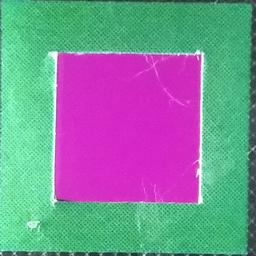
#> input picture Result_Xiaomi/xiaomi_cover/NO2/3YuIp_ngochanpham274@gmail.com_2024-11-20 15_36_39_NO2_2,5ppm_001_xiaomi test__.jpg, 256 x 256 px; its folder holds 4 pictures in this run
$ jupyter execute --allow-errors Optic_cover_NO2_xiaomi.ipynb
#> lines starting #> are read from the running program, lines starting #| are printed output that depends on the picture
[cell 1]
import cv2
import os
import joblib
import numpy as np
import pandas as pd
import matplotlib.pyplot as plt
from skimage.feature import local_binary_pattern, hog
from sklearn.metrics import mean_squared_error, r2_score
from sklearn.pipeline import Pipeline
from sklearn.model_selection import GridSearchCV, train_test_split
from sklearn.preprocessing import StandardScaler
from sklearn.linear_model import LinearRegression
from sklearn.ensemble import RandomForestRegressor
from sklearn.svm import SVR

[cell 2]
df = pd.read_csv("./Metadata_NO2_xiaomi.csv")
#> (reads Result_Xiaomi/Metadata_NO2_xiaomi.csv from the repository)
df.head()

[cell 3]
# Set the image_id as the index in data_pd
df.set_index('ID_img', inplace=True)

[cell 4]
# Đường dẫn tới thư mục chứa dữ liệu
data_dir = './xiaomi_cover/NO2/'
image_size = (256, 256)  # Kích thước ảnh (tuỳ chọn)

# Đọc tất cả hình ảnh trong thư mục
def load_images(data_dir, image_size):
#> called with data_dir = './xiaomi_cover/NO2/', image_size = (256, 256)
    images = []
    labels = []
    for img_name in os.listdir(data_dir):
        img_path = os.path.join(data_dir, img_name)
        if os.path.isfile(img_path):  # Kiểm tra chắc chắn đây là tệp
            try:
                image = cv2.imread(img_path)
#> image is the input picture: shape (256, 256, 3); mean B, G, R 153.8, 139, 125.6
                if image is None:  # Kiểm tra xem tệp có phải là ảnh hợp lệ không
                    print(f"File {img_path} không phải là ảnh hợp lệ.")
                    continue

                image = cv2.resize(image, image_size)

                # Lấy nhãn từ DataFrame df_NH3
                label = df.loc[img_name, 'ppm']

                images.append(image)
                labels.append(label)
            except Exception as e:
                print(f"Lỗi khi đọc ảnh {img_path}: {e}")

    return np.array(images), np.array(labels)

# Load dataset
images, labels = load_images(data_dir, image_size)

# Chia dữ liệu thành tập huấn luyện và kiểm thử
X_train, X_test, y_train, y_test = train_test_split(images, labels, test_size=0.4, random_state=42)

[cell 5]
# Chuyển đổi không gian màu RGB, HSV, L*a*b*
def extract_color_features(image):
    rgb_mean = np.mean(image, axis=(0,1))  # Tính trung bình theo kênh màu RGB
#> rgb_mean = [153.8, 139, 125.6]
    hsv_image = cv2.cvtColor(image, cv2.COLOR_BGR2HSV)
#> hsv_image: shape (256, 256, 3); mean H, S, V 101.6, 158.2, 192.8
    hsv_mean = np.mean(hsv_image, axis=(0,1))  # Trung bình trong không gian HSV
#> hsv_mean = [101.6, 158.2, 192.8]
    lab_image = cv2.cvtColor(image, cv2.COLOR_BGR2LAB)
#> lab_image: shape (256, 256, 3); mean of channels 0, 1, 2 159.5, 125.6, 126
    lab_mean = np.mean(lab_image, axis=(0,1))  # Trung bình trong không gian L*a*b*
#> lab_mean = [159.5, 125.6, 126]

    return np.concatenate([rgb_mean, hsv_mean, lab_mean])

# Áp dụng trích xuất đặc trưng màu cho tất cả ảnh
X_train_features = np.array([extract_color_features(img) for img in X_train])
#> in extract_color_features (call 2), `hsv_image = cv2.cvtColor(image, cv2.COLOR_BGR2HSV)`: hsv_image: shape (256, 256, 3); mean H, S, V 101.5, 159.5, 190.7
#> in extract_color_features (call 2), `lab_image = cv2.cvtColor(image, cv2.COLOR_BGR2LAB)`: lab_image: shape (256, 256, 3); mean of channels 0, 1, 2 158, 125.1, 125.9
X_test_features = np.array([extract_color_features(img) for img in X_test])
#> in extract_color_features (call 3), `hsv_image = cv2.cvtColor(image, cv2.COLOR_BGR2HSV)`: hsv_image: shape (256, 256, 3); mean H, S, V 66.1, 87.7, 185.7
#> in extract_color_features (call 3), `lab_image = cv2.cvtColor(image, cv2.COLOR_BGR2LAB)`: lab_image: shape (256, 256, 3); mean of channels 0, 1, 2 180.5, 103.8, 138.9
#> in extract_color_features (call 4), `rgb_mean = np.mean(image, axis=(0,1))`: rgb_mean = [160.8, 159.5, 127.1]
#> in extract_color_features (call 4), `rgb_mean = np.mean(image, axis=(0,1))`:
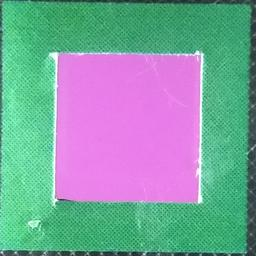
#> image: shape (256, 256, 3); mean B, G, R 160.8, 159.5, 127.1
#> in extract_color_features (call 4), `hsv_image = cv2.cvtColor(image, cv2.COLOR_BGR2HSV)`: hsv_image: shape (256, 256, 3); mean H, S, V 100.5, 132.3, 192.6
#> in extract_color_features (call 4), `hsv_mean = np.mean(hsv_image, axis=(0,1))`: hsv_mean = [100.5, 132.3, 192.6]
#> in extract_color_features (call 4), `lab_image = cv2.cvtColor(image, cv2.COLOR_BGR2LAB)`: lab_image: shape (256, 256, 3); mean of channels 0, 1, 2 167.5, 119, 127.3
#> in extract_color_features (call 4), `lab_mean = np.mean(lab_image, axis=(0,1))`: lab_mean = [167.5, 119, 127.3]

[cell 6]
# Trích xuất LBP và HOG
def extract_texture_features(image):
    gray_image = cv2.cvtColor(image, cv2.COLOR_BGR2GRAY)
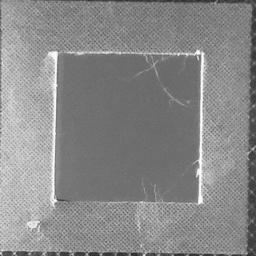
#> gray_image: shape (256, 256); min 31, max 254, mean 136.7

    # LBP
    lbp = local_binary_pattern(gray_image, P=8, R=1, method='uniform')
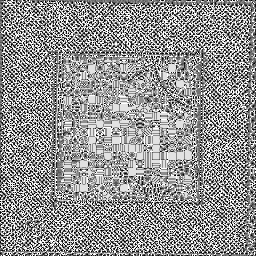
#> lbp: shape (256, 256) float64; min 0, max 9, mean 5.18; drawn with min black and max white
    lbp_hist, _ = np.histogram(lbp, bins=np.arange(0, 11), range=(0, 10), density=True)
#> lbp_hist = [0.079, 0.0892, 0.0554, 0.0913, 0.0752, 0.124, 0.0827, 0.0946, 0.151, 0.157]

    # HOG
    hog_features, _ = hog(gray_image, orientations=9, pixels_per_cell=(8, 8),
                          cells_per_block=(2, 2), visualize=True)

    return np.concatenate([lbp_hist, hog_features])

# Áp dụng trích xuất đặc trưng kết cấu
X_train_texture = np.array([extract_texture_features(img) for img in X_train])
#> in extract_texture_features (call 2), `lbp = local_binary_pattern(gray_image, P=8, R=1, method='uniform')`:
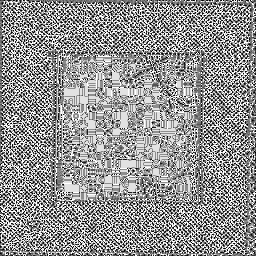
#> lbp: shape (256, 256) float64; min 0, max 9, mean 5.2; drawn with min black and max white
#> in extract_texture_features (call 2), `lbp_hist, _ = np.histogram(lbp, bins=np.arange(0, 11), range=(0, 10), ..`: lbp_hist = [0.0757, 0.0884, 0.0565, 0.0898, 0.0772, 0.127, 0.0808, 0.0939, 0.154, 0.156]
X_test_texture = np.array([extract_texture_features(img) for img in X_test])
#> in extract_texture_features (call 3), `gray_image = cv2.cvtColor(image, cv2.COLOR_BGR2GRAY)`:
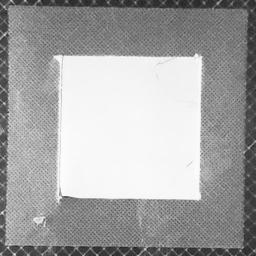
#> gray_image: shape (256, 256); min 25, max 255, mean 165.1
#> in extract_texture_features (call 3), `lbp = local_binary_pattern(gray_image, P=8, R=1, method='uniform')`:
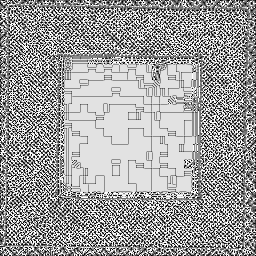
#> lbp: shape (256, 256) float64; min 0, max 9, mean 5.63; drawn with min black and max white
#> in extract_texture_features (call 3), `lbp_hist, _ = np.histogram(lbp, bins=np.arange(0, 11), range=(0, 10), ..`: lbp_hist = [0.0783, 0.0785, 0.0503, 0.0702, 0.0517, 0.0988, 0.0557, 0.0783, 0.292, 0.147]
#> in extract_texture_features (call 4), `gray_image = cv2.cvtColor(image, cv2.COLOR_BGR2GRAY)`:
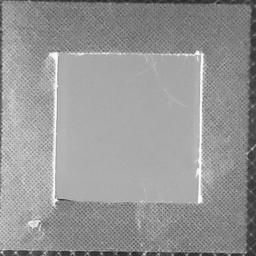
#> gray_image: shape (256, 256); min 23, max 254, mean 149.9
#> in extract_texture_features (call 4), `lbp = local_binary_pattern(gray_image, P=8, R=1, method='uniform')`:
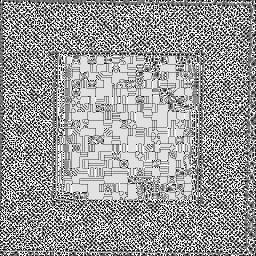
#> lbp: shape (256, 256) float64; min 0, max 9, mean 5.43; drawn with min black and max white
#> in extract_texture_features (call 4), `lbp_hist, _ = np.histogram(lbp, bins=np.arange(0, 11), range=(0, 10), ..`: lbp_hist = [0.0758, 0.0803, 0.0506, 0.0815, 0.0586, 0.125, 0.0691, 0.0877, 0.227, 0.145]

[cell 7]
# Kết hợp đặc trưng màu sắc và kết cấu
X_train_combined = np.concatenate([X_train_features, X_train_texture], axis=1)
X_test_combined = np.concatenate([X_test_features, X_test_texture], axis=1)

[cell 8]
print(X_train_combined.shape)
#| (2, 34615)
print(X_test_combined.shape)
#| (2, 34615)
